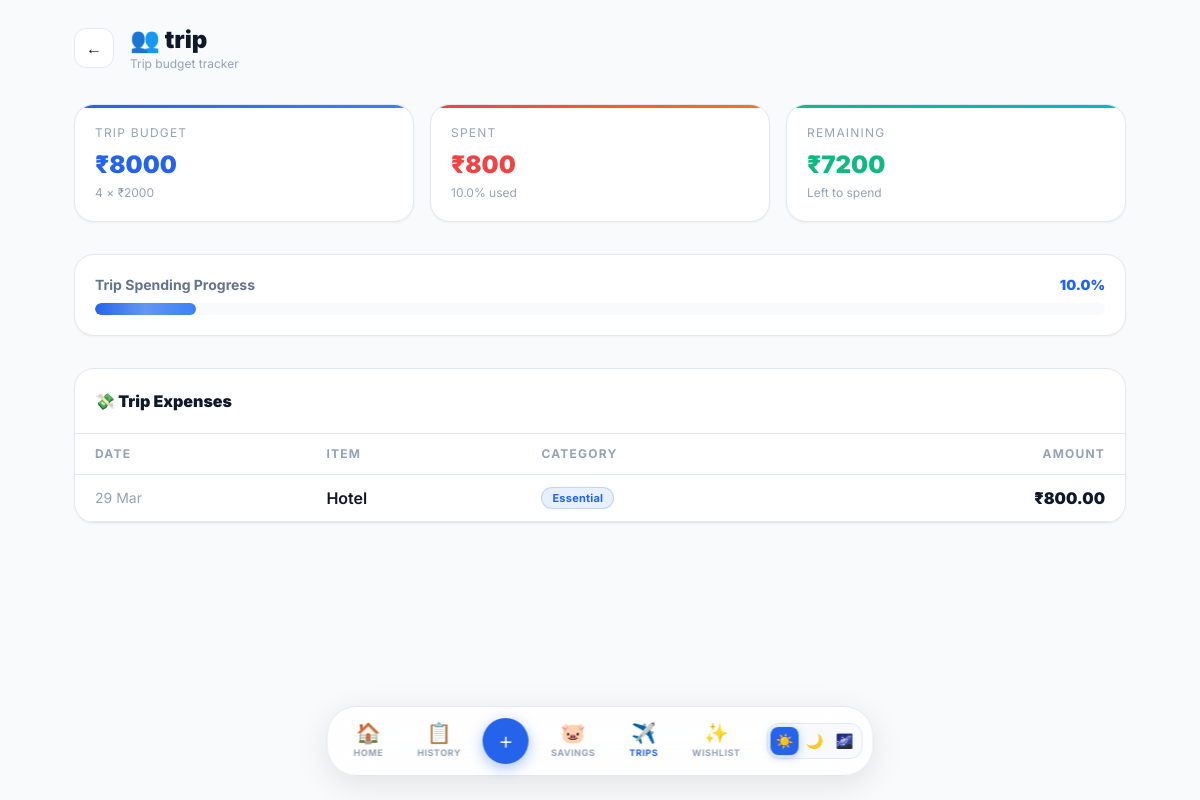
/event/1/detail (signed in), run on the app's committed database.
### app/models.py (models this page shows, shortened)
class Event(db.Model):
    id = db.Column(db.Integer, primary_key=True)
    name = db.Column(db.String(100), nullable=False)
    description = db.Column(db.Text, nullable=True)
    total_budget = db.Column(db.Float, nullable=False)
    date_created = db.Column(db.DateTime, nullable=False, default=datetime.utcnow)
    trip_type = db.Column(db.String(10), default='solo')       # 'solo' or 'group'
    member_count = db.Column(db.Integer, default=1)
    contribution_per_member = db.Column(db.Float, default=0.0)
    is_active = db.Column(db.Boolean, default=False)
    is_completed = db.Column(db.Boolean, default=False)
    completed_at = db.Column(db.DateTime, nullable=True)
    user_id = db.Column(db.Integer, db.ForeignKey('user.id'), nullable=False)
    expenses = db.relationship('Expense', backref='event_parent', lazy=True)

class Expense(db.Model):
    id = db.Column(db.Integer, primary_key=True)
    title = db.Column(db.String(100), nullable=False)
    date_posted = db.Column(db.DateTime, nullable=False, default=datetime.utcnow)
    amount = db.Column(db.Float, nullable=False)
    category = db.Column(db.String(20), nullable=False) # 'Need', 'Want', 'Savings'
    user_id = db.Column(db.Integer, db.ForeignKey('user.id'), nullable=False)
    event_id = db.Column(db.Integer, db.ForeignKey('event.id'), nullable=True)

### app/main/routes.py (the view)
@main.route('/event/<int:event_id>/detail')
@login_required
def trip_detail(event_id):
    event = Event.query.get_or_404(event_id)
    if event.organizer != current_user:
        flash('Permission denied.', 'danger')
        return redirect(url_for('main.list_events'))
    event.total_budget = float(event.total_budget or 0)
    event.member_count = int(event.member_count or 1)
    event.contribution_per_member = float(event.contribution_per_member or 0)
    event.trip_type = event.trip_type or 'solo'
    trip_expenses = Expense.query.filter_by(
        user_id=current_user.id, event_id=event_id
    ).order_by(Expense.date_posted.desc()).all()
    total_spent = sum(float(e.amount) for e in trip_expenses if e.amount > 0)
    remaining = event.total_budget - total_spent
    pct = min((total_spent / event.total_budget * 100), 100) if event.total_budget > 0 else 0
    return render_template('trip_detail.html',
                           event=event,
                           trip_expenses=trip_expenses,
                           total_spent=total_spent,
                           remaining=remaining,
                           pct=round(pct, 1))

### app/models.py (called while the page is built)
@login_manager.user_loader
def load_user(user_id):
    return User.query.get(int(user_id))

### app/templates/trip_detail.html (shortened to what this page needs)
{% extends "layout.html" %}
{% block content %}
<div class="flex items-center gap-4 mb-8 anim-1">
    <a href="{{ url_for('main.list_events') }}" class="w-10 h-10 rounded-xl flex items-center justify-center transition hover:scale-110"
       style="background:var(--card); border:1px solid var(--border);">←</a>
    <div class="flex-1">
        <div class="flex items-center gap-3">
            <h1 class="text-2xl font-black" style="color:var(--text)">
                {% if event.trip_type == 'group' %}👥{% else %}🧍{% endif %} {{ event.name }}
            </h1>
        </div>
        <p class="text-xs text-faint">Trip budget tracker</p>
    </div>
</div>
<div class="grid grid-cols-3 gap-4 mb-8 anim-2">
    <div class="card p-5 stat-card stat-card-blue">
        <p class="text-xs text-faint stat-label uppercase tracking-widest mb-2">Trip Budget</p>
        <p class="text-2xl font-black" style="color:var(--accent)">₹{{ "%.0f"|format(event.total_budget) }}</p>
        {% if event.trip_type == 'group' %}
        <p class="text-xs text-faint mt-1">{{ event.member_count }} × ₹{{ "%.0f"|format(event.contribution_per_member) }}</p>
        {% endif %}
    </div>
    <div class="card p-5 stat-card stat-card-red">
        <p class="text-xs text-faint stat-label uppercase tracking-widest mb-2">Spent</p>
        <p class="text-2xl font-black" style="color:var(--red)">₹{{ "%.0f"|format(total_spent) }}</p>
        <p class="text-xs text-faint mt-1">{{ pct }}% used</p>
    </div>
    <div class="card p-5 stat-card stat-card-green">
        <p class="text-xs text-faint stat-label uppercase tracking-widest mb-2">Remaining</p>
        <p class="text-2xl font-black" style="color:{% if remaining < 0 %}var(--red){% else %}var(--green){% endif %}">
            ₹{{ "%.0f"|format(remaining) }}
        </p>
        <p class="text-xs text-faint mt-1">{% if remaining < 0 %}Over budget!{% else %}Left to spend{% endif %}</p>
    </div>
</div>
<div class="card p-5 mb-8 anim-2">
    <div class="flex justify-between mb-2">
        <span class="text-sm font-bold text-muted">Trip Spending Progress</span>
        <span class="text-sm font-black" style="color:{% if pct >= 100 %}var(--red){% else %}var(--accent){% endif %}">{{ pct }}%</span>
    </div>
    <div class="progress-track h-3">
        <div class="progress-fill h-3"
             style="width:{{ pct }}%; background:{% if pct >= 100 %}linear-gradient(90deg,var(--red),#f43f5e){% elif pct >= 80 %}linear-gradient(90deg,var(--orange),#f59e0b){% else %}linear-gradient(90deg,var(--accent),var(--accent2)){% endif %};">
        </div>
    </div>
</div>
<div class="card overflow-hidden anim-4">
    <div class="p-5" style="border-bottom:1px solid var(--border);">
        <h2 class="font-black" style="color:var(--text)">💸 Trip Expenses</h2>
    </div>
    {% if trip_expenses %}
    <table class="w-full">
        <thead>
            <tr style="border-bottom:1px solid var(--border);">
                <th class="py-3 px-5 text-left text-xs font-bold uppercase tracking-widest text-faint">Date</th>
                <th class="py-3 px-5 text-left text-xs font-bold uppercase tracking-widest text-faint">Item</th>
                <th class="py-3 px-5 text-left text-xs font-bold uppercase tracking-widest text-faint">Category</th>
                <th class="py-3 px-5 text-right text-xs font-bold uppercase tracking-widest text-faint">Amount</th>
            </tr>
        </thead>
        <tbody>
            {% for e in trip_expenses %}
            <tr class="trow" style="border-bottom:1px solid var(--border);">
                <td class="py-3 px-5 text-sm text-faint">{{ e.date_posted.strftime('%d %b') }}</td>
                <td class="py-3 px-5 font-semibold" style="color:var(--text)">{{ e.title }}</td>
                <td class="py-3 px-5">
                    <span class="badge {% if e.category == 'Need' %}badge-blue{% elif e.category == 'Want' %}badge-purple{% else %}badge-green{% endif %}">
                        {% if e.category == 'Need' %}Essential{% elif e.category == 'Want' %}Desire{% else %}{{ e.category }}{% endif %}
                    </span>
                </td>
                <td class="py-3 px-5 text-right font-black" style="color:var(--text)">₹{{ "%.2f"|format(e.amount) }}</td>
            </tr>
            {% endfor %}
        </tbody>
    </table>
    {% else %}
    <div class="py-12 text-center">
        <p class="text-4xl mb-3">🏕️</p>
        <p class="text-sm text-faint">No trip expenses yet.{% if event.is_active %} Add your first one above!{% endif %}</p>
    </div>
    {% endif %}
</div>
{% endblock %}

### app/templates/layout.html (style rules this page uses)
*, *::before, *::after { font-family: 'Inter', sans-serif; box-sizing: border-box; margin: 0; padding: 0; }
html { -webkit-font-smoothing: antialiased; }
[data-theme="bright"] { --bg:#F8FAFC;--bg2:#fff;--card:#fff;--card2:#F8FAFC;--card3:#F1F5F9;--border:#E2E8F0;--border2:#F1F5F9;--text:#0F172A;--text2:#64748B;--text3:#94A3B8;--accent:#2563EB;--accent2:#3B82F6;--accent3:#06B6D4;--green:#10B981;--red:#EF4444;--orange:#F59E0B;--amber:#F97316;--nav-bg:rgba(255,255,255,0.85);--nav-border:#E2E8F0;--shadow:0 1px 3px rgba(0,0,0,0.05);--shadow-lg:0 4px 16px rgba(0,0,0,0.06);--shadow-xl:0 20px 50px rgba(0,0,0,0.04);--glow:0 0 0 3px rgba(37,99,235,0.15); }
body { background:var(--bg); color:var(--text); min-height:100vh; }
.badge { display:inline-flex; align-items:center; padding:3px 10px; border-radius:999px; font-size:11px; font-weight:700; letter-spacing:0.02em; }
.badge-blue { background:rgba(37,99,235,0.1); color:var(--accent); border:1px solid rgba(37,99,235,0.2); }
.progress-track { background:var(--card2); border-radius:999px; overflow:hidden; }
.progress-fill { height:100%; border-radius:999px; position:relative; overflow:hidden; transition:width 1.2s cubic-bezier(0.4,0,0.2,1) !important; }
.progress-fill::after { content:''; position:absolute; inset:0; background:linear-gradient(90deg,transparent,rgba(255,255,255,0.25),transparent); animation:shimmer 2.5s infinite; }
.anim-1 { animation:fadeUp 0.4s 0.05s ease both; }
.anim-2 { animation:fadeUp 0.4s 0.12s ease both; }
.anim-4 { animation:fadeUp 0.4s 0.28s ease both; }
.trow { transition:background 0.15s ease; }
.text-muted { color:var(--text2); }
.text-faint { color:var(--text3); }
.card { background:var(--card); border:1px solid var(--border); border-radius:20px; box-shadow:var(--shadow); }
.stat-card { position:relative; overflow:hidden; }
.stat-card::after { content:''; position:absolute; top:0; left:0; right:0; height:3px; border-radius:20px 20px 0 0; }
.stat-card-blue::after { background:linear-gradient(90deg,var(--accent),var(--accent2)); }
.stat-card-red::after { background:linear-gradient(90deg,var(--red),#f97316); }
.stat-card-green::after { background:linear-gradient(90deg,var(--green),#06b6d4); }

### data on the page
Event: name "trip", total_budget "8000", member_count "4", contribution_per_member "2000"
Expense: date_posted "29 Mar", title "Hotel", category "Essential", amount "800.00"

### other printed values
{{ "%.0f"|format(total_spent) }} "800"
{{ pct }} "10.0"
{{ "%.0f"|format(remaining) }} "7200"
